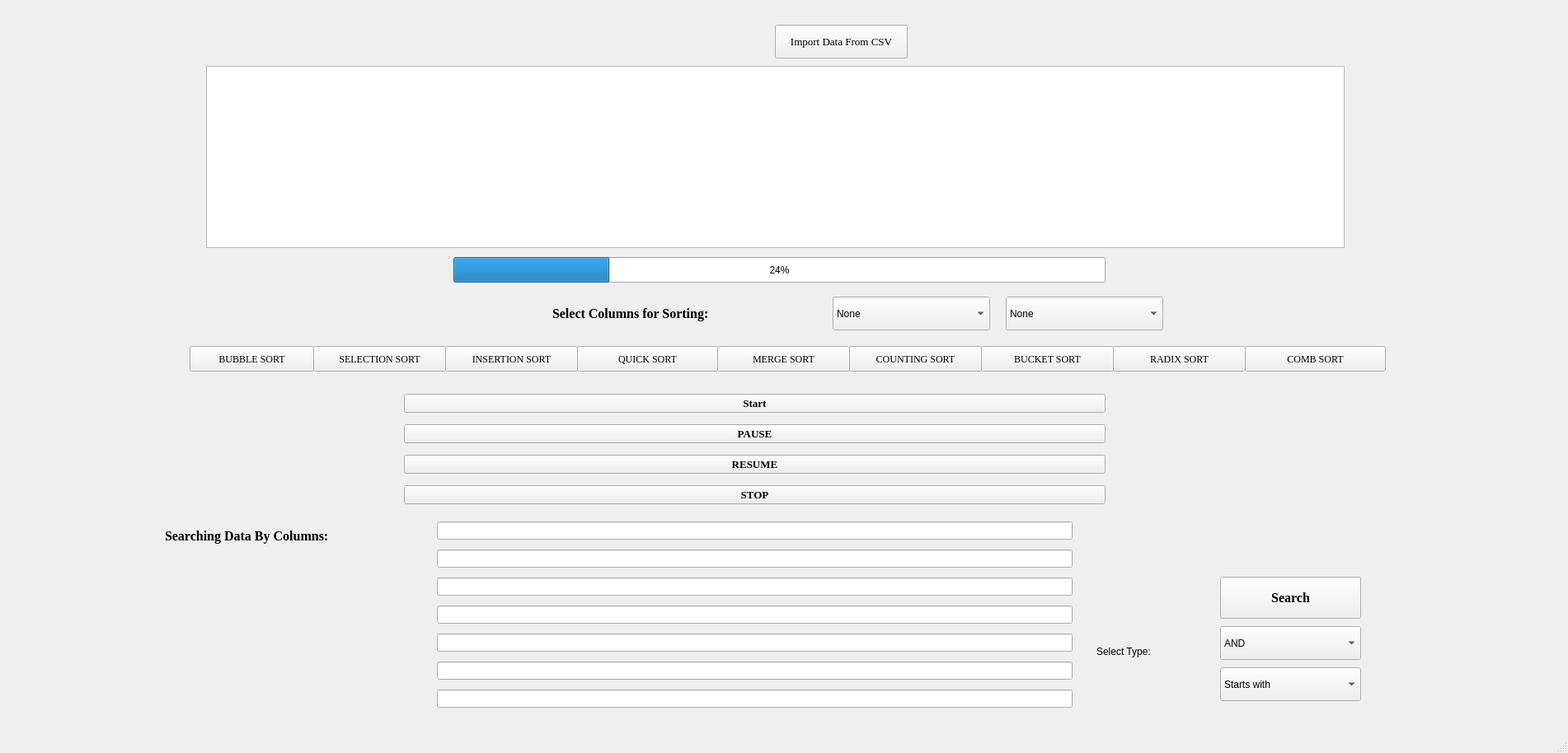
<?xml version="1.0" encoding="UTF-8"?>
<ui version="4.0">
 <class>MainWindow</class>
 <widget class="QMainWindow" name="MainWindow">
  <property name="geometry">
   <rect>
    <x>0</x>
    <y>0</y>
    <width>1902</width>
    <height>914</height>
   </rect>
  </property>
  <property name="windowTitle">
   <string>MainWindow</string>
  </property>
  <widget class="QWidget" name="centralwidget">
   <widget class="QPushButton" name="MergeSortButton">
    <property name="geometry">
     <rect>
      <x>870</x>
      <y>420</y>
      <width>161</width>
      <height>31</height>
     </rect>
    </property>
    <property name="font">
     <font>
      <family>Times New Roman</family>
     </font>
    </property>
    <property name="text">
     <string>MERGE SORT</string>
    </property>
   </widget>
   <widget class="QPushButton" name="QuickSortButton">
    <property name="geometry">
     <rect>
      <x>700</x>
      <y>420</y>
      <width>171</width>
      <height>31</height>
     </rect>
    </property>
    <property name="font">
     <font>
      <family>Times New Roman</family>
     </font>
    </property>
    <property name="text">
     <string>QUICK SORT</string>
    </property>
   </widget>
   <widget class="QPushButton" name="InsertionSortButton">
    <property name="geometry">
     <rect>
      <x>540</x>
      <y>420</y>
      <width>161</width>
      <height>31</height>
     </rect>
    </property>
    <property name="font">
     <font>
      <family>Times New Roman</family>
     </font>
    </property>
    <property name="text">
     <string>INSERTION SORT</string>
    </property>
   </widget>
   <widget class="QPushButton" name="CountingSortButton">
    <property name="geometry">
     <rect>
      <x>1030</x>
      <y>420</y>
      <width>161</width>
      <height>31</height>
     </rect>
    </property>
    <property name="font">
     <font>
      <family>Times New Roman</family>
     </font>
    </property>
    <property name="text">
     <string>COUNTING SORT</string>
    </property>
   </widget>
   <widget class="QPushButton" name="RadixSortButton">
    <property name="geometry">
     <rect>
      <x>1350</x>
      <y>420</y>
      <width>161</width>
      <height>31</height>
     </rect>
    </property>
    <property name="font">
     <font>
      <family>Times New Roman</family>
     </font>
    </property>
    <property name="text">
     <string>RADIX SORT</string>
    </property>
   </widget>
   <widget class="QPushButton" name="BubbleSortButton">
    <property name="geometry">
     <rect>
      <x>230</x>
      <y>420</y>
      <width>151</width>
      <height>31</height>
     </rect>
    </property>
    <property name="font">
     <font>
      <family>Times New Roman</family>
     </font>
    </property>
    <property name="text">
     <string>BUBBLE SORT</string>
    </property>
   </widget>
   <widget class="QPushButton" name="SelectionSortButton">
    <property name="geometry">
     <rect>
      <x>380</x>
      <y>420</y>
      <width>161</width>
      <height>31</height>
     </rect>
    </property>
    <property name="font">
     <font>
      <family>Times New Roman</family>
     </font>
    </property>
    <property name="text">
     <string>SELECTION SORT</string>
    </property>
   </widget>
   <widget class="QPushButton" name="CombSortButton">
    <property name="geometry">
     <rect>
      <x>1510</x>
      <y>420</y>
      <width>171</width>
      <height>31</height>
     </rect>
    </property>
    <property name="font">
     <font>
      <family>Times New Roman</family>
     </font>
    </property>
    <property name="text">
     <string>COMB SORT</string>
    </property>
   </widget>
   <widget class="QPushButton" name="BucketSortButton">
    <property name="geometry">
     <rect>
      <x>1190</x>
      <y>420</y>
      <width>161</width>
      <height>31</height>
     </rect>
    </property>
    <property name="font">
     <font>
      <family>Times New Roman</family>
     </font>
    </property>
    <property name="text">
     <string>BUCKET SORT</string>
    </property>
   </widget>
   <widget class="QPushButton" name="ImportButton">
    <property name="geometry">
     <rect>
      <x>940</x>
      <y>30</y>
      <width>161</width>
      <height>41</height>
     </rect>
    </property>
    <property name="font">
     <font>
      <family>Times New Roman</family>
      <pointsize>10</pointsize>
     </font>
    </property>
    <property name="text">
     <string>Import Data From CSV</string>
    </property>
   </widget>
   <widget class="QTableWidget" name="Table">
    <property name="geometry">
     <rect>
      <x>250</x>
      <y>80</y>
      <width>1381</width>
      <height>221</height>
     </rect>
    </property>
   </widget>
   <widget class="QProgressBar" name="progressBar">
    <property name="geometry">
     <rect>
      <x>550</x>
      <y>312</y>
      <width>791</width>
      <height>31</height>
     </rect>
    </property>
    <property name="value">
     <number>24</number>
    </property>
   </widget>
   <widget class="QWidget" name="verticalLayoutWidget">
    <property name="geometry">
     <rect>
      <x>490</x>
      <y>470</y>
      <width>851</width>
      <height>151</height>
     </rect>
    </property>
    <layout class="QVBoxLayout" name="StartStopLayout">
     <item>
      <widget class="QPushButton" name="pushButton_16">
       <property name="font">
        <font>
         <family>Times New Roman</family>
         <pointsize>10</pointsize>
         <weight>75</weight>
         <bold>true</bold>
        </font>
       </property>
       <property name="text">
        <string>Start</string>
       </property>
      </widget>
     </item>
     <item>
      <widget class="QPushButton" name="pushButton_13">
       <property name="font">
        <font>
         <family>Times New Roman</family>
         <pointsize>10</pointsize>
         <weight>75</weight>
         <bold>true</bold>
        </font>
       </property>
       <property name="text">
        <string>PAUSE</string>
       </property>
      </widget>
     </item>
     <item>
      <widget class="QPushButton" name="pushButton_15">
       <property name="font">
        <font>
         <family>Times New Roman</family>
         <pointsize>10</pointsize>
         <weight>75</weight>
         <bold>true</bold>
        </font>
       </property>
       <property name="text">
        <string>RESUME</string>
       </property>
      </widget>
     </item>
     <item>
      <widget class="QPushButton" name="pushButton_14">
       <property name="font">
        <font>
         <family>Times New Roman</family>
         <pointsize>10</pointsize>
         <weight>75</weight>
         <bold>true</bold>
        </font>
       </property>
       <property name="text">
        <string>STOP</string>
       </property>
      </widget>
     </item>
    </layout>
   </widget>
   <widget class="QLabel" name="SelectingColumnsLabel">
    <property name="geometry">
     <rect>
      <x>670</x>
      <y>360</y>
      <width>311</width>
      <height>41</height>
     </rect>
    </property>
    <property name="font">
     <font>
      <family>Times New Roman</family>
      <pointsize>12</pointsize>
      <weight>75</weight>
      <bold>true</bold>
     </font>
    </property>
    <property name="text">
     <string>Select Columns for Sorting:</string>
    </property>
   </widget>
   <widget class="QComboBox" name="SelectingColumnsComboBox">
    <property name="geometry">
     <rect>
      <x>1010</x>
      <y>360</y>
      <width>191</width>
      <height>41</height>
     </rect>
    </property>
    <item>
     <property name="text">
      <string>None</string>
     </property>
    </item>
    <item>
     <property name="text">
      <string>0</string>
     </property>
    </item>
    <item>
     <property name="text">
      <string>1</string>
     </property>
    </item>
    <item>
     <property name="text">
      <string>2</string>
     </property>
    </item>
    <item>
     <property name="text">
      <string>3</string>
     </property>
    </item>
    <item>
     <property name="text">
      <string>4</string>
     </property>
    </item>
    <item>
     <property name="text">
      <string>5</string>
     </property>
    </item>
    <item>
     <property name="text">
      <string>6</string>
     </property>
    </item>
   </widget>
   <widget class="QWidget" name="verticalLayoutWidget_2">
    <property name="geometry">
     <rect>
      <x>530</x>
      <y>627</y>
      <width>771</width>
      <height>241</height>
     </rect>
    </property>
    <layout class="QVBoxLayout" name="SearchingColumnLayout">
     <item>
      <widget class="QLineEdit" name="column1"/>
     </item>
     <item>
      <widget class="QLineEdit" name="column2"/>
     </item>
     <item>
      <widget class="QLineEdit" name="column3"/>
     </item>
     <item>
      <widget class="QLineEdit" name="column4"/>
     </item>
     <item>
      <widget class="QLineEdit" name="column5"/>
     </item>
     <item>
      <widget class="QLineEdit" name="column6"/>
     </item>
     <item>
      <widget class="QLineEdit" name="column7"/>
     </item>
    </layout>
   </widget>
   <widget class="QLabel" name="SearchingLabel">
    <property name="geometry">
     <rect>
      <x>200</x>
      <y>630</y>
      <width>321</width>
      <height>41</height>
     </rect>
    </property>
    <property name="font">
     <font>
      <family>Times New Roman</family>
      <pointsize>12</pointsize>
      <weight>75</weight>
      <bold>true</bold>
     </font>
    </property>
    <property name="text">
     <string>Searching Data By Columns:</string>
    </property>
   </widget>
   <widget class="QPushButton" name="SearchButton">
    <property name="geometry">
     <rect>
      <x>1480</x>
      <y>700</y>
      <width>171</width>
      <height>51</height>
     </rect>
    </property>
    <property name="font">
     <font>
      <family>Times New Roman</family>
      <pointsize>12</pointsize>
      <weight>75</weight>
      <bold>true</bold>
     </font>
    </property>
    <property name="text">
     <string>Search</string>
    </property>
   </widget>
   <widget class="QComboBox" name="SelectingColumnsComboBox_2">
    <property name="geometry">
     <rect>
      <x>1220</x>
      <y>360</y>
      <width>191</width>
      <height>41</height>
     </rect>
    </property>
    <item>
     <property name="text">
      <string>None</string>
     </property>
    </item>
    <item>
     <property name="text">
      <string>0</string>
     </property>
    </item>
    <item>
     <property name="text">
      <string>1</string>
     </property>
    </item>
    <item>
     <property name="text">
      <string>2</string>
     </property>
    </item>
    <item>
     <property name="text">
      <string>3 </string>
     </property>
    </item>
    <item>
     <property name="text">
      <string>4</string>
     </property>
    </item>
    <item>
     <property name="text">
      <string>5</string>
     </property>
    </item>
    <item>
     <property name="text">
      <string>6</string>
     </property>
    </item>
   </widget>
   <widget class="QLabel" name="label">
    <property name="geometry">
     <rect>
      <x>1330</x>
      <y>770</y>
      <width>111</width>
      <height>41</height>
     </rect>
    </property>
    <property name="text">
     <string>Select Type:</string>
    </property>
   </widget>
   <widget class="QComboBox" name="comboBox">
    <property name="geometry">
     <rect>
      <x>1480</x>
      <y>810</y>
      <width>171</width>
      <height>41</height>
     </rect>
    </property>
    <item>
     <property name="text">
      <string>Starts with</string>
     </property>
    </item>
    <item>
     <property name="text">
      <string>Ends with</string>
     </property>
    </item>
    <item>
     <property name="text">
      <string>Contains</string>
     </property>
    </item>
   </widget>
   <widget class="QComboBox" name="comboBox_2">
    <property name="geometry">
     <rect>
      <x>1480</x>
      <y>760</y>
      <width>171</width>
      <height>41</height>
     </rect>
    </property>
    <item>
     <property name="text">
      <string>AND</string>
     </property>
    </item>
    <item>
     <property name="text">
      <string>OR</string>
     </property>
    </item>
    <item>
     <property name="text">
      <string>NOT</string>
     </property>
    </item>
   </widget>
  </widget>
  <widget class="QMenuBar" name="menubar">
   <property name="geometry">
    <rect>
     <x>0</x>
     <y>0</y>
     <width>1902</width>
     <height>18</height>
    </rect>
   </property>
  </widget>
  <widget class="QStatusBar" name="statusbar"/>
 </widget>
 <resources/>
 <connections/>
</ui>
